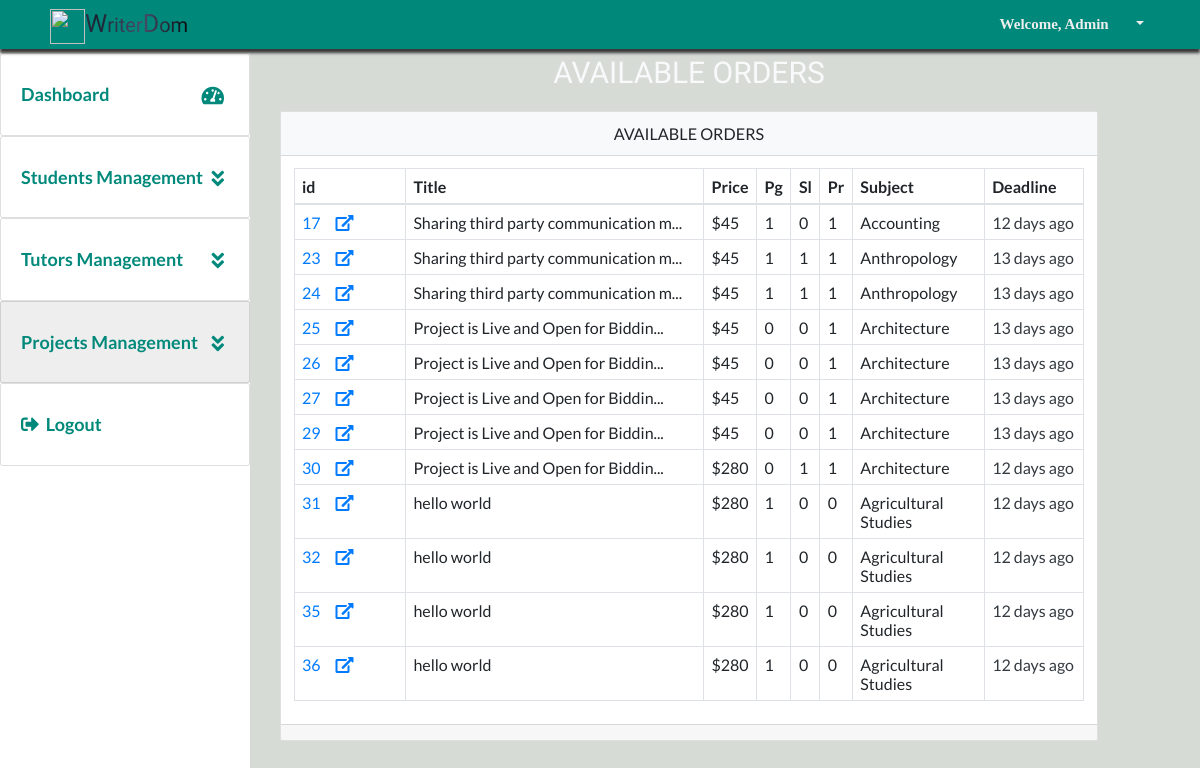
The page /admin@writerdom/available.php (signed in) on the database as committed earlier.
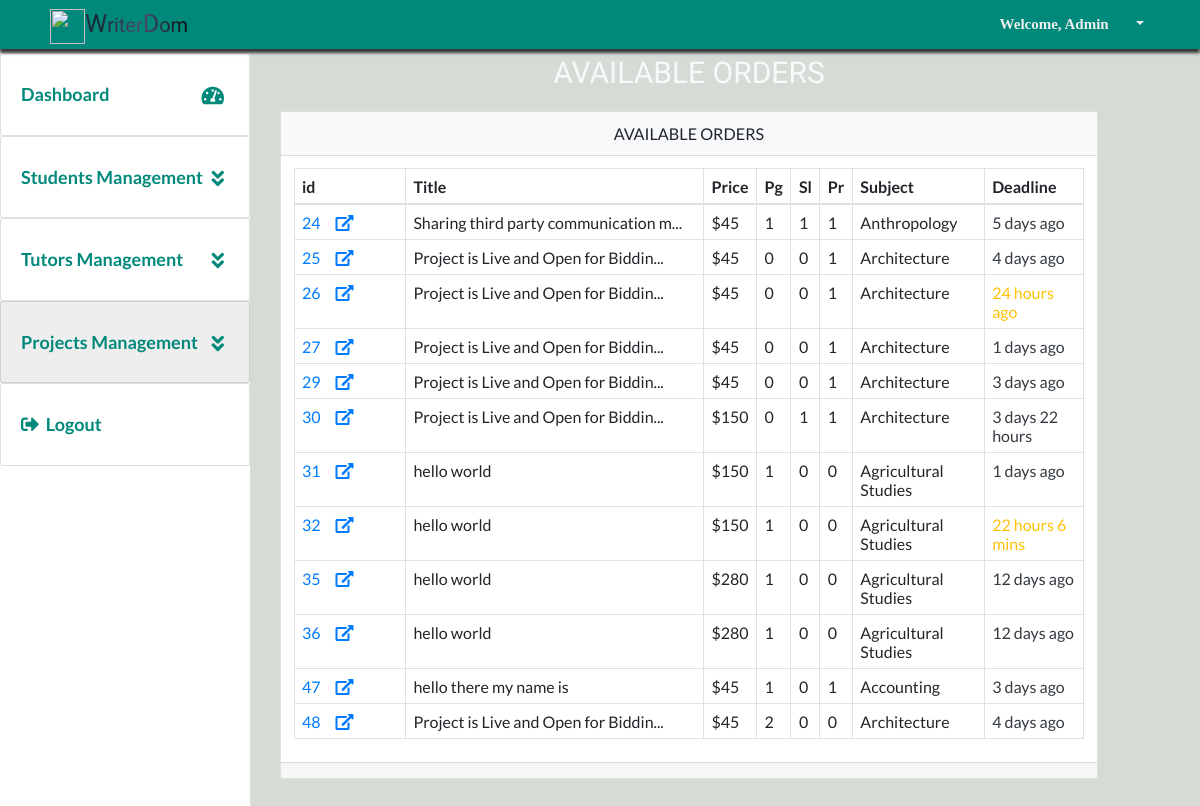
The same page on the database as committed later.
### tables this page shows
CREATE TABLE `projects` (
  `project_id` bigint(20) UNSIGNED NOT NULL,
  `student_id` int(11) NOT NULL,
  `title` text NOT NULL,
  `deadline` text NOT NULL,
  `subject` text NOT NULL,
  `instructions` longtext NOT NULL,
  `style` text NOT NULL,
  `type_of_paper` text NOT NULL,
  `pages` tinyint(11) NOT NULL,
  `slides` tinyint(11) NOT NULL,
  `problems` tinyint(11) NOT NULL,
  `budget` varchar(255) NOT NULL,
  `charges` varchar(255) NOT NULL DEFAULT '0',
  `cost` varchar(255) NOT NULL DEFAULT '0',
  `bids` tinyint(100) NOT NULL DEFAULT '0',
  `academic_level` text NOT NULL,
  `sources` tinyint(11) NOT NULL,
  `status` tinyint(4) NOT NULL DEFAULT '0',
  `DATE_CREATED` text NOT NULL
);

### dbconfig/dbconnect.php (called while the page is built, shortened)
<?php
require_once(  'shared/ez_sql_core.php');
require_once( 'ez_sql_mysqli.php');
$db=new ezSQL_mysqli(DB_USER, DB_PASS,DB_NAME,DB_HOST,DB_ENCODING);
 ?>

### dbconfig/ez_sql_mysqli.php (called while the page is built, shortened)
<?php
class ezSQL_mysqli extends ezSQLcore
{
    private $ezsql_mysql_str = array
        (
            1 => 'Require $dbuser and $dbpassword to connect to a database server',
            2 => 'Error establishing mySQL database connection. Correct user/password? Correct hostname? Database server running?',
            3 => 'Require $dbname to select a database',
            4 => 'mySQL database connection is not active',
            5 => 'Unexpected error while trying to select database'
        );
    private $_dbuser;
    private $_dbpassword;
    private $_dbname;
    private $_dbhost;
    private $_charset = 'utf8';
    private $_result;
    public $show_errors = true;
    public $dbh;
    public function __construct($dbuser='', $dbpassword='', $dbname='', $dbhost='localhost', $charset='') {
        $this->_dbuser = $dbuser;
        $this->_dbpassword = $dbpassword;
        $this->_dbname = $dbname;
        $this->_dbhost = $dbhost;
    }
    public function connect($dbuser='', $dbpassword='', $dbhost='localhost', $charset='') {
        $this->_connected = false;
        $this->_dbuser = empty($dbuser) ? $this->_dbuser : $dbuser;
        $this->_dbpassword = empty($dbpassword) ? $this->_dbpassword : $dbpassword;
        $this->_dbhost = $dbhost!='localhost' ? $this->_dbhost : $dbhost;
        $this->_charset = empty($charset) ? $this->_charset : $charset;
        if ( empty($this->_dbuser) ) {
            $this->register_error($this->ezsql_mysql_str[1] . ' in ' . __FILE__ . ' on line ' . __LINE__);
            $this->show_errors ? trigger_error($this->ezsql_mysql_str[1], E_USER_WARNING) : null;
        } else if ( ! $this->dbh = mysqli_connect($this->_dbhost, $this->_dbuser, $this->_dbpassword, $this->_dbname) ) {
            $this->register_error($this->ezsql_mysql_str[2] . ' in ' . __FILE__ . ' on line ' . __LINE__);
            $this->show_errors ? trigger_error($this->ezsql_mysql_str[2], E_USER_WARNING) : null;
        } else {
            mysqli_set_charset($this->dbh, $this->_charset);
            $this->_connected = true;
        }
        return $this->_connected;
    }
    public function select($dbname='', $charset='') {
        if ( ! $dbname ) {
            $this->register_error($this->ezsql_mysql_str[3] . ' in ' . __FILE__ . ' on line ' . __LINE__);
            $this->show_errors ? trigger_error($this->ezsql_mysql_str[3], E_USER_WARNING) : null;
            return false;
        } else if ( ! $this->dbh ) {
            $this->register_error($this->ezsql_mysql_str[4] . ' in ' . __FILE__ . ' on line ' . __LINE__);
            $this->show_errors ? trigger_error($this->ezsql_mysql_str[4], E_USER_WARNING) : null;
            return false;
        } else {
            $this->_dbname = $dbname;
            if ( $charset == '') {
                $charset = $this->_charset;
            }
             if ( $charset != '' ) {
                $charsets = array();
                $recordset = mysqli_query($this->dbh, 'SHOW CHARACTER SET');
                while ( $row = mysqli_fetch_array($recordset, MYSQLI_ASSOC) ) {
                        $charsets[] = $row['Charset'];
                }
            }
            $this->_connected = true;
        }
        return $this->_connected;
    }
    public function query($query, $use_prepare=false) {
		$query = str_replace(_TAG, '?', $query);
        $return_val = 0;
        $query = trim($query);
        if ( ! isset($this->dbh) || ! $this->dbh ) {
            $this->select($this->_dbname);
        }
		if (!empty($param) && is_array($param) && ($this->getPrepare()))
			return $this->query_prepared($query, $param);
		else
			$this->_result = mysqli_query($this->dbh, $query);
        $is_insert = false;
        if ( preg_match("/^(insert|delete|update|replace)\s+/i", $query) ) {
            $this->_affectedRows = mysqli_affected_rows($this->dbh);
            if ( preg_match("/^(insert|replace)\s+/i", $query) ) {
                $this->insert_id = mysqli_insert_id($this->dbh);
            }
            $return_val = $this->_affectedRows;
        } else {
            if ( !is_numeric($this->_result) && !is_bool($this->_result)) {
                $i=0;
                $num_rows=0;
                while ( $row = mysqli_fetch_object($this->_result) ) {
                    $num_rows++;
                }
                $this->num_rows = $num_rows;
                $return_val = $this->num_rows;
            }
        }
        return $return_val;
    }
}

### dbconfig/shared/ez_sql_core.php (called while the page is built, shortened)
<?php
    require_once('ezQuery.php');
	class ezSQLcore extends ezQuery
	{
    public $last_result = null;
		function flush()
		{
			$this->last_result = null;
		}
		function get_results($query=null, $output = OBJECT, $use_prepare=false) {
			if ( $query ) {
				$this->query($query, $use_prepare);
			}
			if ( $output == OBJECT ) {
				return $this->last_result;
			} elseif ( $output == _JSON ) {
				return json_encode($this->last_result);
			}
		}
}

### dbconfig/shared/ezQuery.php (called while the page is built, shortened)
<?php
class ezQuery
{
    function setParamaters($valuetoadd=null) {
        if (empty($valuetoadd)) {
            $this->preparedvalues = array();
            return null;
        } else
            return array_push($this->preparedvalues, $valuetoadd);
	}
}

### inc/utilities.php (called while the page is built, shortened)
<?php
$date_global=date('Y-m-d H:i:s');
if (!isset($chat)) {
	require_once("../inc/global_functions.php");
}

### inc/global_functions.php (called while the page is built, shortened)
<?php function getDateTimeDiff($current_date, $other_date){
	$now_timeStamp=strtotime($current_date);
	if ($now_timeStamp<$other_date) {
		$diff_timestmp=$other_date- $now_timeStamp;
	if ($diff_timestmp<60) {
		if ($diff_timestmp==1) {
			return $diff_timestmp . ' sec';
		}else{
			return $diff_timestmp . ' secs';
		}
	} elseif($diff_timestmp>=60 && $diff_timestmp<3600) {
		if (round(($diff_timestmp/60))==1) {
			return round(($diff_timestmp/60)). ' min ';
		}else{
			return round(($diff_timestmp/60)). ' mins ';
		}
	}elseif($diff_timestmp>=3600 && $diff_timestmp<86400) {
		if (floor(($diff_timestmp/3600))==1) {
			$time_remaining=floor(($diff_timestmp/3600)). ' hour';
			if (floor((($diff_timestmp/3600)-floor($diff_timestmp/3600))*60 )==1) {
				$time_remaining.=floor((($diff_timestmp/3600)-floor($diff_timestmp/3600))*60 ). ' min';
			}elseif(floor((($diff_timestmp/3600)-floor($diff_timestmp/3600))*60 )>1){
				$time_remaining.=floor((($diff_timestmp/3600)-floor($diff_timestmp/3600))*60 ). ' mins';
			}
			 return $time_remaining;
		}else{
			$time_remaining = floor(($diff_timestmp/3600)). ' hours ';
			if (floor((($diff_timestmp/3600)-floor($diff_timestmp/3600))*60 )==1) {
				$time_remaining.=floor((($diff_timestmp/3600)-floor($diff_timestmp/3600))*60 ). ' min';
			}elseif(floor((($diff_timestmp/3600)-floor($diff_timestmp/3600))*60 )>1){
				$time_remaining.=floor((($diff_timestmp/3600)-floor($diff_timestmp/3600))*60 ). ' mins';
			}
			return $time_remaining;
		}
	}elseif($diff_timestmp>=86400 && $diff_timestmp<86400 * 30) {
		if (floor(($diff_timestmp/86400))==1) {
			$time_remaining=floor(($diff_timestmp/86400)). ' day ';
			if (floor((($diff_timestmp/86400)-floor($diff_timestmp/86400))*24)==1) {
				$time_remaining.=floor((($diff_timestmp/86400)-floor($diff_timestmp/86400))*24 ). ' hour';
			} elseif(floor((($diff_timestmp/86400)-floor($diff_timestmp/86400))*60 )>1) {
				$time_remaining.=floor((($diff_timestmp/86400)-floor($diff_timestmp/86400))*24 ). ' hours';
			}
			return $time_remaining;
		}else{
			$time_remaining=floor(($diff_timestmp/86400)). ' days ';
			if (floor((($diff_timestmp/86400)-floor($diff_timestmp/86400))*24 )==1) {
				$time_remaining.=floor((($diff_timestmp/86400)-floor($diff_timestmp/86400))*24 ). ' hour';
			} elseif(floor((($diff_timestmp/86400)-floor($diff_timestmp/86400))*60 )>1) {
				$time_remaining.=floor((($diff_timestmp/86400)-floor($diff_timestmp/86400))*24 ). ' hours';
			}
			return $time_remaining;
		}
	}elseif($diff_timestmp>=86400 * 30 && $diff_timestmp<86400 * 365) {
		if (round(($diff_timestmp/(86400 * 30)))==1) {
			return round(($diff_timestmp/(86400 * 30))). ' month';
		}else{
			return round(($diff_timestmp/(86400 * 30))). ' months';
		}
	}else{
		if (round(($diff_timestmp/(86400 * 365)))==1) {
			return round(($diff_timestmp/(86400 * 365))). ' year';
		}
		return round(($diff_timestmp/(86400 * 365))). ' years';
	}
	}else{
		$diff_timestmp=$now_timeStamp - $other_date;
	if ($diff_timestmp<60) {
		return $diff_timestmp . ' sec ago';
	} elseif($diff_timestmp>=60 && $diff_timestmp<3600) {
		return round(($diff_timestmp/60)). ' mins ago';
	}elseif($diff_timestmp>=3600 && $diff_timestmp<86400) {
		return round(($diff_timestmp/3600)). ' hours ago';
	}elseif($diff_timestmp>=86400 && $diff_timestmp<86400 * 30) {
		return round(($diff_timestmp/86400)). ' days ago';
	}elseif($diff_timestmp>=86400 * 30 && $diff_timestmp<86400 * 365) {
		return round(($diff_timestmp/(86400 * 30))). ' months ago';
	}else{
		return round(($diff_timestmp/(86400 * 365))). ' years ago';
	}
	}
} ?>

### admin@writerdom/available.php (the view, shortened to what the changed rows need)
<?php
require_once("../inc/header_links.php");
require_once("../inc/utilities.php");
require_once("../inc/global_functions.php");
require_once("../dbconfig/dbconnect.php");
$query="SELECT * FROM projects where status=0";
$results=$db->get_results($query);
 ?>
 <div class="display">
    <div class="display__content">
        <div class="row">
            <div class="col-sm-12 col-md-12 col-lg-12 col-xl-11">
                <h1 class="headingTertiary text-light text-uppercase">Available Orders </h1>
                <div class="card">
                   	<div class="card-body">
                  <?php if ($db->num_rows<1): ?>
                        <h1 class="classHeadingSecondary">There is Nothing To show Yet</h1>
                        <?php elseif($db->num_rows>0): ?>
                        <table class="table table-bordered">
                            <thead>
                                <tr>
                                    <th>id</th>
                                    <th class="wide">Title</th>
                                    <th data-toggle="tooltip" title="Price $" data-placement="right">Price</th>
                                    <th data-toggle="tooltip" title="pages" data-placement="right">Pg</th>
                                    <th data-toggle="tooltip" title="Slides" data-placement="right">Sl</th>
                                    <th data-toggle="tooltip" title="Problems" data-placement="right">Pr</th>
                                    <th class="smalll">Subject</th>
                                    <th class="medium">Deadline</th>
                                </tr>
                            </thead>
                            <tbody id="display">
                                       <?php foreach ($results as $result): ?>
                                <tr>
                                    <td class="smalll"><a
                                            href="available-details?pid=<?php echo urlencode(convert_uuencode($result->project_id)); ?>"><?php echo $result->project_id; ?><i
                                                class="fas fa-external-link-alt icon-r ml-4"></i></a></td>
                                    <td class="wide">
                                        <?php echo (strlen($result->title) >35 )? substr($result->title, 0, 35).'...':$result->title; ?>
                                    </td>
                                    <td><?php echo $result->budget; ?></td>
                                    <td><?php echo $result->pages; ?></td>
                                    <td><?php echo $result->slides; ?></td>
                                    <td><?php echo $result->problems; ?></td>
                                    <td class="smalll"><?php echo $result->subject; ?></td>
                                    <td><?php $time=getDateTimeDiff($date_global, $result->deadline );
                                     $period= explode(" ", $time); ?>
                                        <?php if ($period[1]=="days"): ?>
                                        <span class="text-dark"><?php echo "{$time}"; ?></span>
                                        <?php elseif($period[1]=="day"): ?>
                                        <span class="text-success"><?php echo "{$time}"; ?></span>
                                        <?php elseif($period[1]=="hours" || $period[1]=="hour"): ?>
                                        <span class="text-warning"><?php echo "{$time}"; ?></span>
                                        <?php elseif($period[1]=="mins" || $period[1]=="min"): ?>
                                        <span class="text-danger"><?php echo "{$time}"; ?></span>
                                        <?php elseif($period[1]=="secs" || $period[1]=="sec"): ?>
                                        <span class="text-danger"><?php echo "{$time}"; ?></span>
                                        <?php endif ?>
                                    </td>
                                </tr>
                                <?php endforeach ?>
                            </tbody>
                        </table>
                        <?php endif ?>
                   	</div>
                   </div>
            </div>
        </div>
    </div>
</div>
<?php require_once("../inc/footer_links.php") ?>

Rows that differ between the two databases and show on the page:
no longer on this page (row edited): projects: project_id "17", title "Sharing third party communication m", budget "$45", pages "1", slides "0", problems "1", subject "Accounting", deadline "12 days ago"
no longer on this page (row edited): projects: project_id "23", title "Sharing third party communication m", budget "$45", pages "1", slides "1", problems "1", subject "Anthropology", deadline "13 days ago"
changed projects "Sharing third party communication m": deadline "13 days ago" → "5 days ago"
changed projects id 25: deadline "13 days ago" → "4 days ago"
changed projects id 26: deadline "13 days ago" → "24 hours ago"
changed projects id 27: deadline "13 days ago" → "1 days ago"
changed projects id 29: deadline "13 days ago" → "3 days ago"
changed projects id 30: budget "$280" → "$150"; deadline "12 days ago" → "3 days 22 hours"
changed projects id 31: budget "$280" → "$150"; deadline "12 days ago" → "1 days ago"
changed projects id 32: budget "$280" → "$150"; deadline "12 days ago" → "22 hours 6 mins"
added projects: project_id "47", title "hello there my name is", budget "$45", pages "1", slides "0", problems "1", subject "Accounting", deadline "3 days ago"
added projects: project_id "48", title "Project is Live and Open for Biddin", budget "$45", pages "2", slides "0", problems "0", subject "Architecture", deadline "4 days ago"
